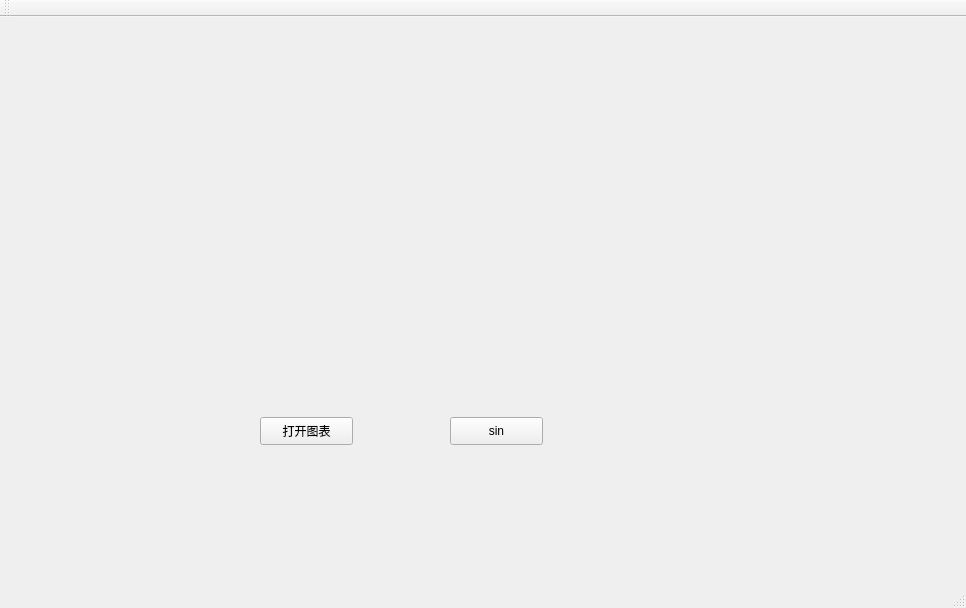
<?xml version="1.0" encoding="UTF-8"?>
<ui version="4.0">
 <class>SimpleChartClass</class>
 <widget class="QMainWindow" name="SimpleChartClass">
  <property name="geometry">
   <rect>
    <x>0</x>
    <y>0</y>
    <width>966</width>
    <height>608</height>
   </rect>
  </property>
  <property name="windowTitle">
   <string>SimpleChart</string>
  </property>
  <widget class="QWidget" name="centralWidget">
   <widget class="QChartView" name="testchart" native="true">
    <property name="geometry">
     <rect>
      <x>140</x>
      <y>10</y>
      <width>541</width>
      <height>311</height>
     </rect>
    </property>
   </widget>
   <widget class="QPushButton" name="chartButton">
    <property name="geometry">
     <rect>
      <x>260</x>
      <y>400</y>
      <width>93</width>
      <height>28</height>
     </rect>
    </property>
    <property name="text">
     <string>打开图表</string>
    </property>
   </widget>
   <widget class="QPushButton" name="sinButton">
    <property name="geometry">
     <rect>
      <x>450</x>
      <y>400</y>
      <width>93</width>
      <height>28</height>
     </rect>
    </property>
    <property name="text">
     <string>sin</string>
    </property>
   </widget>
  </widget>
  <widget class="QMenuBar" name="menuBar">
   <property name="geometry">
    <rect>
     <x>0</x>
     <y>0</y>
     <width>966</width>
     <height>26</height>
    </rect>
   </property>
  </widget>
  <widget class="QToolBar" name="mainToolBar">
   <attribute name="toolBarArea">
    <enum>TopToolBarArea</enum>
   </attribute>
   <attribute name="toolBarBreak">
    <bool>false</bool>
   </attribute>
  </widget>
  <widget class="QStatusBar" name="statusBar"/>
 </widget>
 <layoutdefault spacing="6" margin="11"/>
 <customwidgets>
  <customwidget>
   <class>QChartView</class>
   <extends>QWidget</extends>
   <header>qchartview.h</header>
   <container>1</container>
  </customwidget>
 </customwidgets>
 <resources>
  <include location="simplechart.qrc"/>
 </resources>
 <connections/>
</ui>
